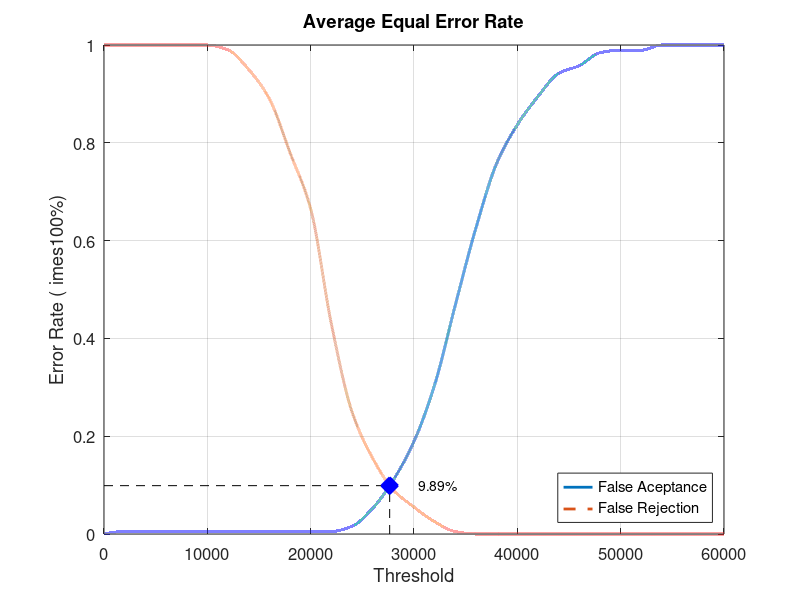
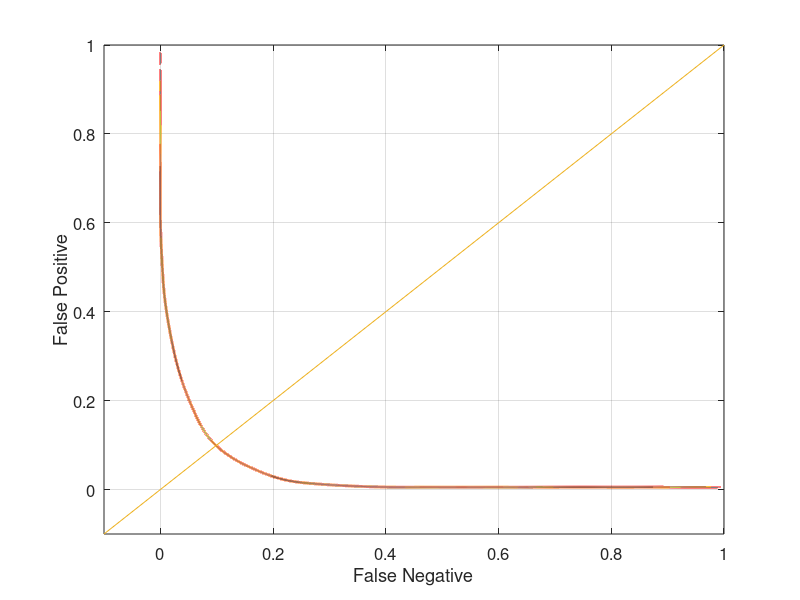

The MATLAB source for these figures, in order:
close all;
clear;
clc;
x = 0:2000:60000;
xq = 0:0.5:60000;

y0 = [0 0.00526316 0.00526316 0.00526316 0.00526316 0.00526316 0.00526316 0.00526316 0.00526316 0.00526316 0.00526316 0.00526316 0.0157895 0.0526316 0.110526 0.189474 0.305263 0.468421 0.626316 0.757895 0.836842 0.894737 0.942105 0.957895 0.984211 0.989474 0.989474 1 1 1 1]
yy0 = interp1(x, y0, xq, 'pchip');
y1 = [1 1 1 1 1 1 0.99 0.95 0.89 0.78 0.665 0.43 0.25 0.155 0.09 0.055 0.025 0.005 0 0 0 0 0 0 0 0 0 0 0 0 0]
yy1 = interp1(x, y1, xq, 'pchip');

% Calculating EER: 
y2 = abs(y0 - y1);
find(y2 == min(y2))
yy2 = abs(yy0 - yy1);
xEER = find(yy2 == min(yy2));
xEERIndex = xq(xEER) % X-axis EER
yEER = yy0(xEER) % Y-axis EER

main = figure
plot(xq, yy0,'-','LineWidth', 2);	hold on
plot(xq, yy1,'--','LineWidth', 2);	hold on
plot([xEERIndex xEERIndex], [0 yEER], 'k--');	hold on
plot([0 xEERIndex], [yEER yEER], 'k--');	hold on
plot(xEERIndex, yEER, 'bx', 'LineWidth', 10);	hold on
text(xEERIndex + 10 * xEERIndex / 100, yEER, [num2str(round((10000 * yEER)) / 100) '%'])
legend('False Aceptance', 'False Rejection', 'Location', 'SouthEast')
xlabel('Threshold')
ylabel('Error Rate (	imes100%)')
title('Average Equal Error Rate')
set(gca, 'FontSize', 12)
axis([0 60000 0 1])
grid on

print(main, 'Database3_3Main', '-dpng');
FNRxFPR = figure('Color', [1 1 1]);
plot(yy1, yy0, '-', yy1, yy0, 'LineWidth', 2);
hold on
y = -0.1:0.1:1
plot(y, y); 
set(gca, 'FontSize', 12)
xlabel('False Negative')
ylabel('False Positive')
axis([-0.1 1 -0.1 1])
set(gca, 'FontSize', 12)
grid on

print(FNRxFPR, 'Database3_3FNRxFPR','-dpng');
